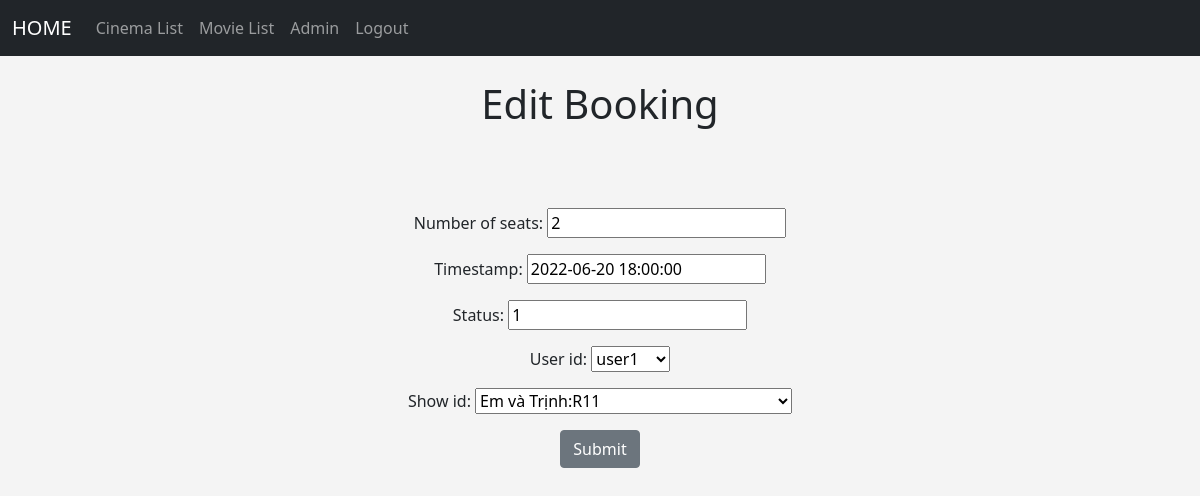
The page /edit_booking/1 (signed in) on the database its author committed.
### members/models.py (models this page shows, shortened)
class Booking(models.Model):
    number_of_seats = models.IntegerField()
    timestamp = models.DateTimeField()
    status = models.IntegerField()
    user_id = models.ForeignKey(settings.AUTH_USER_MODEL, on_delete=models.CASCADE)
    show_id = models.ForeignKey(Show, on_delete=models.CASCADE)

### members/views.py (the view)
# urls.py: path('edit_booking/<booking_id>',views.edit_booking, name='edit_booking'),
def edit_booking(request, booking_id):
    booking = Booking.objects.get(pk =  booking_id)
    form = BookingForm(request.POST or None, instance = booking)
    if form.is_valid():
        form.save()
        return HttpResponseRedirect('/booking_list')
    return render(request, 'ui/edit_booking.html', {'form': form, 'show':booking})

### members/forms.py
class BookingForm(ModelForm):
    class Meta:
        model = Booking
        fields = ('number_of_seats','timestamp','status','user_id','show_id')
        labels = {
        }
        widgets = {
            'number_of_seats' : forms.NumberInput(),
            'timestamp' : forms.DateTimeInput(),
            'status' : forms.NumberInput(),
        }

### members/models.py (called while the page is built)
    def __str__(self):
        return self.title

    def __str__(self):
        return self.name

    def __str__(self):
        return str(self.movie_id) +':'+str(self.cinema_hall_id)

### members/templates/ui/edit_booking.html (shortened to what this page needs)
{% extends 'ui/base.html' %}
{% block  content %}
{% if user.is_superuser %}
    <center>
        <h1> Edit Booking </h1>
        <br/>
         <br/><br/>
        <form action="" method=POST>
               {{form.as_p}}
             <input type ="submit" value="Submit" class="btn btn-secondary">
        </form>
    </center>
{% else %}
    <center>
    <h1>Sorry you don't have permission to access this page</h1>
    </center>
{% endif%}
{% endblock %}

### members/templates/ui/base.html (style rules this page uses)
body { background: #f4f4f4; }

### rows shown on the page
Booking: number_of_seats "2", timestamp "2022-06-20 18:00:00", status "1", user_id "user1", show_id "Em và Trịnh:R11"
